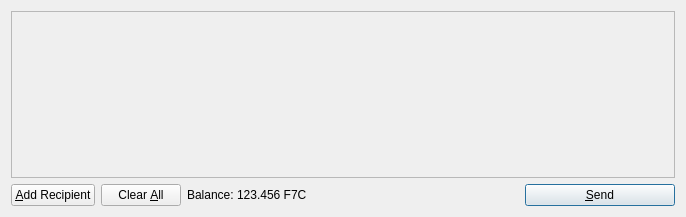
<?xml version="1.0" encoding="UTF-8"?>
<ui version="4.0">
 <class>SendCoinsDialog</class>
 <widget class="QDialog" name="SendCoinsDialog">
  <property name="geometry">
   <rect>
    <x>0</x>
    <y>0</y>
    <width>686</width>
    <height>217</height>
   </rect>
  </property>
  <property name="windowTitle">
   <string>Send Coins</string>
  </property>
  <layout class="QVBoxLayout" name="verticalLayout">
   <item>
    <widget class="QScrollArea" name="scrollArea">
     <property name="widgetResizable">
      <bool>true</bool>
     </property>
     <widget class="QWidget" name="scrollAreaWidgetContents">
      <property name="geometry">
       <rect>
        <x>0</x>
        <y>0</y>
        <width>666</width>
        <height>165</height>
       </rect>
      </property>
      <layout class="QVBoxLayout" name="verticalLayout_2">
       <property name="margin">
        <number>0</number>
       </property>
       <item>
        <layout class="QVBoxLayout" name="entries">
         <property name="spacing">
          <number>6</number>
         </property>
        </layout>
       </item>
       <item>
        <spacer name="verticalSpacer">
         <property name="orientation">
          <enum>Qt::Vertical</enum>
         </property>
         <property name="sizeHint" stdset="0">
          <size>
           <width>20</width>
           <height>40</height>
          </size>
         </property>
        </spacer>
       </item>
      </layout>
     </widget>
    </widget>
   </item>
   <item>
    <layout class="QHBoxLayout" name="horizontalLayout">
     <item>
      <widget class="QPushButton" name="addButton">
       <property name="toolTip">
        <string>Send to multiple recipients at once</string>
       </property>
       <property name="text">
        <string>&amp;Add Recipient</string>
       </property>
       <property name="icon">
        <iconset resource="../bitcoin.qrc">
         <normaloff>:/icons/add</normaloff>:/icons/add</iconset>
       </property>
       <property name="autoDefault">
        <bool>false</bool>
       </property>
      </widget>
     </item>
     <item>
      <widget class="QPushButton" name="clearButton">
       <property name="sizePolicy">
        <sizepolicy hsizetype="Minimum" vsizetype="Fixed">
         <horstretch>0</horstretch>
         <verstretch>0</verstretch>
        </sizepolicy>
       </property>
       <property name="toolTip">
        <string>Remove all transaction fields</string>
       </property>
       <property name="text">
        <string>Clear &amp;All</string>
       </property>
       <property name="icon">
        <iconset resource="../bitcoin.qrc">
         <normaloff>:/icons/remove</normaloff>:/icons/remove</iconset>
       </property>
       <property name="autoRepeatDelay">
        <number>300</number>
       </property>
       <property name="autoDefault">
        <bool>false</bool>
       </property>
      </widget>
     </item>
     <item>
      <layout class="QHBoxLayout" name="horizontalLayout_2">
       <property name="spacing">
        <number>3</number>
       </property>
       <item>
        <widget class="QLabel" name="label">
         <property name="text">
          <string>Balance:</string>
         </property>
        </widget>
       </item>
       <item>
        <widget class="QLabel" name="labelBalance">
         <property name="cursor">
          <cursorShape>IBeamCursor</cursorShape>
         </property>
         <property name="text">
          <string>123.456 F7C</string>
         </property>
         <property name="textInteractionFlags">
          <set>Qt::LinksAccessibleByMouse|Qt::TextSelectableByKeyboard|Qt::TextSelectableByMouse</set>
         </property>
        </widget>
       </item>
      </layout>
     </item>
     <item>
      <spacer name="horizontalSpacer">
       <property name="orientation">
        <enum>Qt::Horizontal</enum>
       </property>
       <property name="sizeHint" stdset="0">
        <size>
         <width>40</width>
         <height>20</height>
        </size>
       </property>
      </spacer>
     </item>
     <item>
      <widget class="QPushButton" name="sendButton">
       <property name="minimumSize">
        <size>
         <width>150</width>
         <height>0</height>
        </size>
       </property>
       <property name="toolTip">
        <string>Confirm the send action</string>
       </property>
       <property name="text">
        <string>&amp;Send</string>
       </property>
       <property name="icon">
        <iconset resource="../bitcoin.qrc">
         <normaloff>:/icons/send</normaloff>:/icons/send</iconset>
       </property>
       <property name="default">
        <bool>true</bool>
       </property>
      </widget>
     </item>
    </layout>
   </item>
  </layout>
 </widget>
 <resources>
  <include location="../bitcoin.qrc"/>
 </resources>
 <connections/>
</ui>
